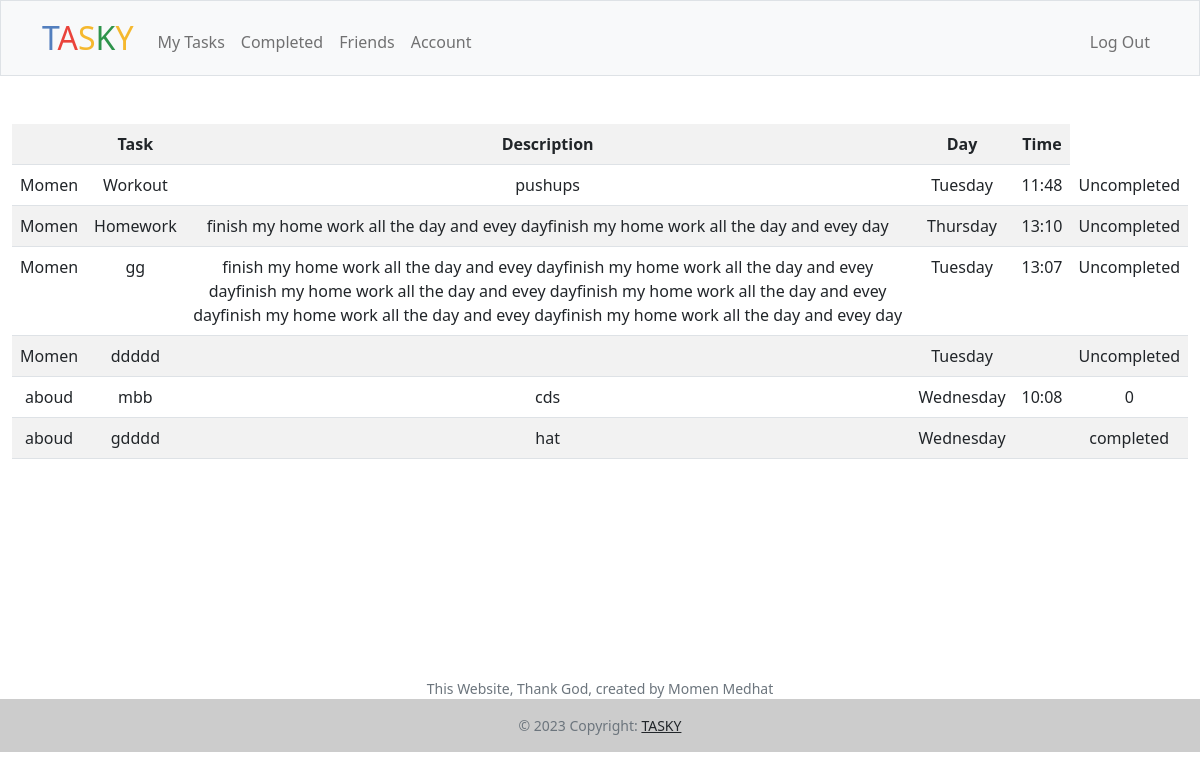
The app's page /friendtasks (signed in) with its own data.
### tables this page shows
CREATE TABLE 'tasks' (id INTEGER PRIMARY KEY AUTOINCREMENT NOT NULL, username TEXT NOT NULL, name TEXT NOT NULL, description TEXT NOT NULL,'time' NUMERIC NOT NULL, day TEXT NOT NULL, 'status' TEXT NOT NULL DEFAULT 'Uncompleted');

### app.py (the view)
@app.route("/friendtasks")
@login_required
def friendtasks():
    User_name = db.execute("SELECT username FROM users WHERE id = ?", session["user_id"])
    User_named = User_name[0]["username"]
    status = db.execute("SELECT allow FROM users WHERE username = ?", User_named)
    if status[0]["allow"] == 0:
        return apology("Allow users to see your tasks in your account settings")
    friends = db.execute("SELECT friends FROM friends WHERE username = ?", User_named)
    tasks = db.execute("SELECT * FROM tasks WHERE username IN (SELECT friends FROM friends WHERE username = ?)", User_named)
    return render_template("/friendtasks.html", tasks=tasks)

### app.py (called while the page is built)
@app.after_request
def after_request(response):
    response.headers["Cache-Control"] = "no-cache, no-store, must-revalidate"
    response.headers["Expires"] = 0
    response.headers["Pragma"] = "no-cache"
    return response

### helpers.py (called while the page is built)
def login_required(f):
    @wraps(f)
    def decorated_function(*args, **kwargs):
        if session.get("user_id") is None:
            return redirect("/login")
        return f(*args, **kwargs)
    return decorated_function

### templates/friendtasks.html (shortened to what this page needs)
{% extends "layout.html" %}
{% block main %}
    <table class="table table-striped">
        <tr>
            <th></th>
            <th>Task</th>
            <th>Description</th>
            <th>Day</th>
            <th>Time</th>
        </tr>
        {% for task in tasks %}
                <tr>
                    <td> {{ task.username }}</td>
                    <td> {{ task.name }}</td>
                    <td> {{ task.description }}</td>
                    <td> {{ task.day }}</td>
                    <td> {{ task.time }}</td>
                    <td> {{ task.status }}</td>
                </tr>
        {% endfor %}
    </table>
{% endblock %}

### static/styles.css (style rules this page uses)
body { $font-family-sans-serif: // Cross-platform generic font family (default user interface font) system-ui, // Safari for macOS and iOS (San Francisco) -apple-system, // Windows "Segoe UI", // Android Roboto, // Basic web fallback "Helvetica Neue", Arial, // Linux "Noto Sans", "Liberation Sans", // Sans serif fallback sans-serif, // Emoji fonts "Apple Color Emoji", "Segoe UI Emoji", "Segoe UI Symbol", "Noto Color Emoji" !default; }
body { min-height: 100vh; display: flex; flex-direction: column; }

### records on screen
tasks: username "Momen", name "Workout", description "pushups", day "Tuesday", time "11:48", status "Uncompleted"
tasks: username "Momen", name "Homework", description "finish my home work all the day and evey dayfinish my home work all the day and evey day", day "Thursday", time "13:10", status "Uncompleted"
tasks: username "Momen", name "gg", description "finish my home work all the day and evey dayfinish my home work all the day and evey dayfinish my home work all the day and evey dayfinish my home work all the day and evey dayfinish my home work all the day and evey dayfinish my home work all the day and evey day", day "Tuesday", time "13:07", status "Uncompleted"
tasks: username "Momen", name "ddddd", day "Tuesday", status "Uncompleted"
tasks: username "aboud", name "mbb", description "cds", day "Wednesday", time "10:08", status "0"
tasks: username "aboud", name "gdddd", description "hat", day "Wednesday", status "completed"
